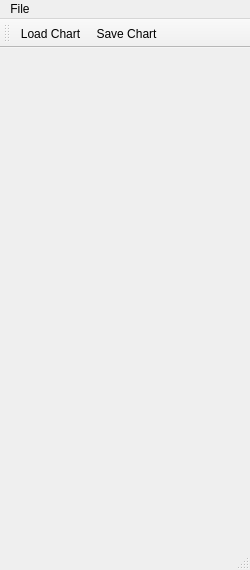
<?xml version="1.0" encoding="UTF-8"?>
<ui version="4.0">
 <class>MainWindow</class>
 <widget class="QMainWindow" name="MainWindow">
  <property name="geometry">
   <rect>
    <x>0</x>
    <y>0</y>
    <width>250</width>
    <height>570</height>
   </rect>
  </property>
  <property name="minimumSize">
   <size>
    <width>250</width>
    <height>570</height>
   </size>
  </property>
  <property name="maximumSize">
   <size>
    <width>16777215</width>
    <height>570</height>
   </size>
  </property>
  <property name="windowTitle">
   <string>Chart Viewer</string>
  </property>
  <property name="autoFillBackground">
   <bool>false</bool>
  </property>
  <widget class="ChartView" name="centralWidget"/>
  <widget class="QMenuBar" name="menuBar">
   <property name="geometry">
    <rect>
     <x>0</x>
     <y>0</y>
     <width>250</width>
     <height>21</height>
    </rect>
   </property>
   <widget class="QMenu" name="menuFile">
    <property name="title">
     <string>File</string>
    </property>
    <addaction name="actionLoad"/>
    <addaction name="actionSave"/>
   </widget>
   <addaction name="menuFile"/>
  </widget>
  <widget class="QToolBar" name="mainToolBar">
   <attribute name="toolBarArea">
    <enum>TopToolBarArea</enum>
   </attribute>
   <attribute name="toolBarBreak">
    <bool>false</bool>
   </attribute>
   <addaction name="actionLoad"/>
   <addaction name="actionSave"/>
  </widget>
  <widget class="QStatusBar" name="statusBar"/>
  <action name="actionLoad">
   <property name="icon">
    <iconset resource="resources.qrc">
     <normaloff>:/images/images/load.png</normaloff>:/images/images/load.png</iconset>
   </property>
   <property name="text">
    <string>Load Chart</string>
   </property>
  </action>
  <action name="actionSave">
   <property name="icon">
    <iconset resource="resources.qrc">
     <normaloff>:/images/images/save.png</normaloff>:/images/images/save.png</iconset>
   </property>
   <property name="text">
    <string>Save Chart</string>
   </property>
  </action>
 </widget>
 <layoutdefault spacing="6" margin="11"/>
 <customwidgets>
  <customwidget>
   <class>ChartView</class>
   <extends>QWidget</extends>
   <header location="global">chartview.h</header>
   <container>1</container>
  </customwidget>
 </customwidgets>
 <resources>
  <include location="resources.qrc"/>
 </resources>
 <connections/>
</ui>
